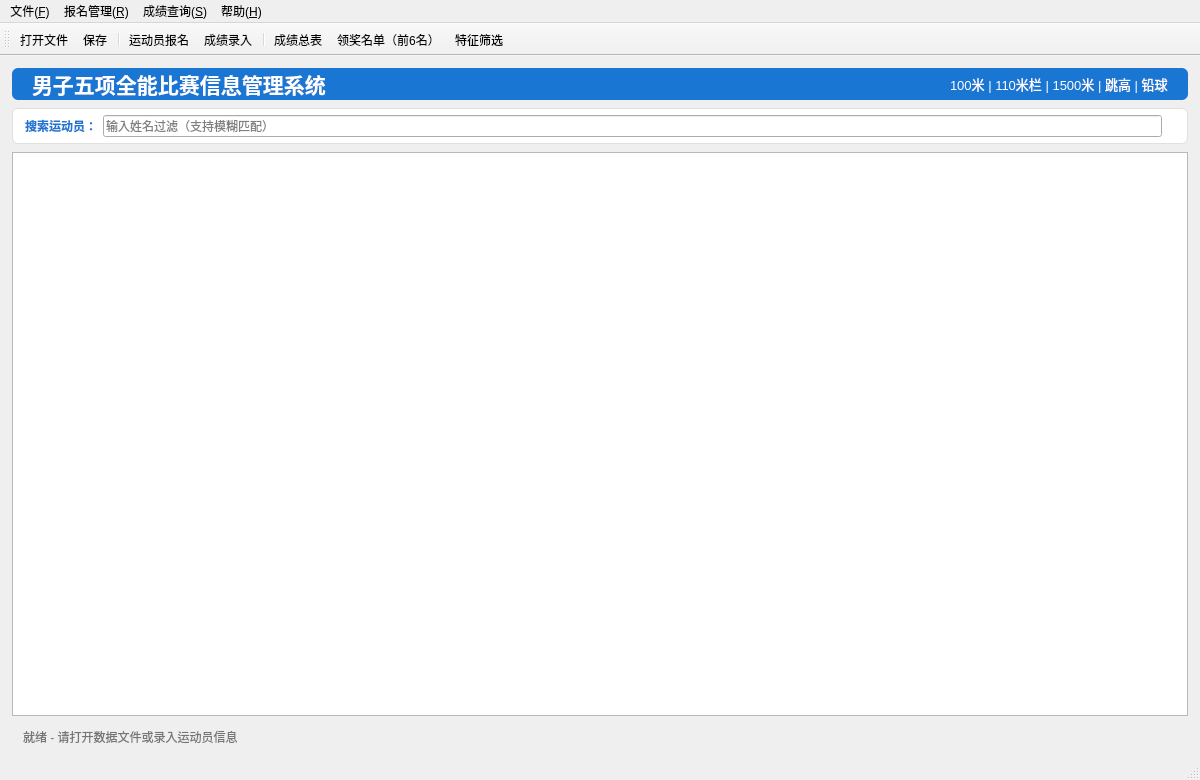
<?xml version="1.0" encoding="UTF-8"?>
<ui version="4.0">
 <class>MainWindow</class>
 <widget class="QMainWindow" name="MainWindow">
  <property name="geometry">
   <rect>
    <x>0</x>
    <y>0</y>
    <width>1200</width>
    <height>780</height>
   </rect>
  </property>
  <property name="windowTitle">
   <string>男子五项全能比赛信息管理系统</string>
  </property>
  <property name="layoutDirection">
   <enum>Qt::LayoutDirection::LeftToRight</enum>
  </property>
  <property name="styleSheet">
   <string notr="true"/>
  </property>
  <widget class="QWidget" name="centralwidget">
   <layout class="QVBoxLayout" name="centralLayout">
    <property name="spacing">
     <number>8</number>
    </property>
    <property name="leftMargin">
     <number>12</number>
    </property>
    <property name="topMargin">
     <number>12</number>
    </property>
    <property name="rightMargin">
     <number>12</number>
    </property>
    <property name="bottomMargin">
     <number>8</number>
    </property>
    <item>
     <widget class="QFrame" name="headerFrame">
      <property name="minimumSize">
       <size>
        <width>0</width>
        <height>0</height>
       </size>
      </property>
      <property name="maximumSize">
       <size>
        <width>16777215</width>
        <height>56</height>
       </size>
      </property>
      <property name="font">
       <font>
        <pointsize>9</pointsize>
       </font>
      </property>
      <property name="styleSheet">
       <string notr="true">QFrame#headerFrame {
    background: #1976D2;
    border-radius: 6px;
}</string>
      </property>
      <property name="frameShape">
       <enum>QFrame::Shape::StyledPanel</enum>
      </property>
      <property name="frameShadow">
       <enum>QFrame::Shadow::Raised</enum>
      </property>
      <layout class="QHBoxLayout" name="headerLayout">
       <property name="leftMargin">
        <number>20</number>
       </property>
       <property name="topMargin">
        <number>0</number>
       </property>
       <property name="rightMargin">
        <number>20</number>
       </property>
       <property name="bottomMargin">
        <number>0</number>
       </property>
       <item>
        <widget class="QLabel" name="labelAppTitle">
         <property name="styleSheet">
          <string notr="true">color: #FFFFFF; font-size: 16pt; font-weight: bold;</string>
         </property>
         <property name="text">
          <string>男子五项全能比赛信息管理系统</string>
         </property>
        </widget>
       </item>
       <item>
        <spacer name="headerSpacer">
         <property name="orientation">
          <enum>Qt::Orientation::Horizontal</enum>
         </property>
         <property name="sizeHint" stdset="0">
          <size>
           <width>40</width>
           <height>20</height>
          </size>
         </property>
        </spacer>
       </item>
       <item>
        <widget class="QLabel" name="labelEventInfo">
         <property name="styleSheet">
          <string notr="true">color: white; font-size: 10pt;</string>
         </property>
         <property name="text">
          <string>100米 | 110米栏 | 1500米 | 跳高 | 铅球</string>
         </property>
        </widget>
       </item>
      </layout>
     </widget>
    </item>
    <item>
     <widget class="QFrame" name="searchFrame">
      <property name="sizePolicy">
       <sizepolicy hsizetype="Preferred" vsizetype="Fixed">
        <horstretch>0</horstretch>
        <verstretch>0</verstretch>
       </sizepolicy>
      </property>
      <property name="styleSheet">
       <string notr="true">QFrame#searchFrame { background: #FFFFFF; border-radius: 6px; border: 1px solid #E0E0E0; }</string>
      </property>
      <layout class="QHBoxLayout" name="searchLayout">
       <property name="leftMargin">
        <number>12</number>
       </property>
       <property name="topMargin">
        <number>6</number>
       </property>
       <property name="rightMargin">
        <number>12</number>
       </property>
       <property name="bottomMargin">
        <number>6</number>
       </property>
       <item>
        <widget class="QLabel" name="labelSearch">
         <property name="styleSheet">
          <string notr="true">color: #1976D2; font-size: 9pt; font-weight: bold;</string>
         </property>
         <property name="text">
          <string>搜索运动员：</string>
         </property>
        </widget>
       </item>
       <item>
        <widget class="QLineEdit" name="searchEdit">
         <property name="placeholderText">
          <string>输入姓名过滤（支持模糊匹配）</string>
         </property>
         <property name="clearButtonEnabled">
          <bool>true</bool>
         </property>
        </widget>
       </item>
       <item>
        <widget class="QLabel" name="labelMatchCount">
         <property name="styleSheet">
          <string notr="true">color: #757575; font-size: 9pt;</string>
         </property>
         <property name="text">
          <string/>
         </property>
        </widget>
       </item>
      </layout>
     </widget>
    </item>
    <item>
     <widget class="QTableView" name="ShowInfotableView">
      <property name="alternatingRowColors">
       <bool>true</bool>
      </property>
      <property name="selectionMode">
       <enum>QAbstractItemView::SelectionMode::SingleSelection</enum>
      </property>
      <property name="selectionBehavior">
       <enum>QAbstractItemView::SelectionBehavior::SelectItems</enum>
      </property>
      <property name="showGrid">
       <bool>true</bool>
      </property>
      <property name="sortingEnabled">
       <bool>false</bool>
      </property>
     </widget>
    </item>
    <item>
     <widget class="QLabel" name="labelViewTitle">
      <property name="styleSheet">
       <string notr="true">color: #757575; font-size: 9pt; padding: 4px 8px;</string>
      </property>
      <property name="text">
       <string>就绪 - 请打开数据文件或录入运动员信息</string>
      </property>
     </widget>
    </item>
   </layout>
  </widget>
  <widget class="QMenuBar" name="menubar">
   <property name="geometry">
    <rect>
     <x>0</x>
     <y>0</y>
     <width>1200</width>
     <height>24</height>
    </rect>
   </property>
   <widget class="QMenu" name="menuFile">
    <property name="title">
     <string>文件(&amp;F)</string>
    </property>
    <addaction name="actionOpen"/>
    <addaction name="actionSave"/>
    <addaction name="separator"/>
    <addaction name="actionExit"/>
    <addaction name="separator"/>
   </widget>
   <widget class="QMenu" name="menuSignup">
    <property name="title">
     <string>报名管理(&amp;R)</string>
    </property>
    <addaction name="actionSignup"/>
    <addaction name="actionResultInput"/>
    <addaction name="separator"/>
    <addaction name="actionViewSignup"/>
    <addaction name="separator"/>
   </widget>
   <widget class="QMenu" name="menuQuery">
    <property name="title">
     <string>成绩查询(&amp;S)</string>
    </property>
    <addaction name="actionViewGrade"/>
    <addaction name="actionViewWinners"/>
    <addaction name="separator"/>
    <addaction name="actionFilter"/>
   </widget>
   <widget class="QMenu" name="menuHelp">
    <property name="title">
     <string>帮助(&amp;H)</string>
    </property>
    <addaction name="actionAbout"/>
   </widget>
   <addaction name="menuFile"/>
   <addaction name="menuSignup"/>
   <addaction name="menuQuery"/>
   <addaction name="menuHelp"/>
  </widget>
  <widget class="QStatusBar" name="statusbar"/>
  <widget class="QToolBar" name="toolBar">
   <property name="windowTitle">
    <string>工具栏</string>
   </property>
   <property name="toolButtonStyle">
    <enum>Qt::ToolButtonStyle::ToolButtonTextBesideIcon</enum>
   </property>
   <attribute name="toolBarArea">
    <enum>TopToolBarArea</enum>
   </attribute>
   <attribute name="toolBarBreak">
    <bool>false</bool>
   </attribute>
   <addaction name="actionOpen"/>
   <addaction name="actionSave"/>
   <addaction name="separator"/>
   <addaction name="actionSignup"/>
   <addaction name="actionResultInput"/>
   <addaction name="separator"/>
   <addaction name="actionViewGrade"/>
   <addaction name="actionViewWinners"/>
   <addaction name="actionFilter"/>
  </widget>
  <action name="actionOpen">
   <property name="icon">
    <iconset resource="qrc.qrc">
     <normaloff>:/icons/icons/15.ico</normaloff>:/icons/icons/15.ico</iconset>
   </property>
   <property name="text">
    <string>打开文件...</string>
   </property>
   <property name="toolTip">
    <string>打开数据文件</string>
   </property>
   <property name="shortcut">
    <string>Ctrl+O</string>
   </property>
  </action>
  <action name="actionSave">
   <property name="icon">
    <iconset resource="qrc.qrc">
     <normaloff>:/icons/icons/save1.bmp</normaloff>:/icons/icons/save1.bmp</iconset>
   </property>
   <property name="text">
    <string>保存</string>
   </property>
   <property name="toolTip">
    <string>保存数据到文件</string>
   </property>
   <property name="shortcut">
    <string>Ctrl+S</string>
   </property>
  </action>
  <action name="actionExit">
   <property name="icon">
    <iconset resource="qrc.qrc">
     <normaloff>:/icons/icons/delete1.bmp</normaloff>:/icons/icons/delete1.bmp</iconset>
   </property>
   <property name="text">
    <string>退出</string>
   </property>
   <property name="shortcut">
    <string>Ctrl+Q</string>
   </property>
  </action>
  <action name="actionSignup">
   <property name="icon">
    <iconset resource="qrc.qrc">
     <normaloff>:/icons/icons/per.bmp</normaloff>:/icons/icons/per.bmp</iconset>
   </property>
   <property name="text">
    <string>运动员报名...</string>
   </property>
   <property name="toolTip">
    <string>录入运动员报名信息</string>
   </property>
   <property name="shortcut">
    <string>Ctrl+N</string>
   </property>
  </action>
  <action name="actionResultInput">
   <property name="icon">
    <iconset resource="qrc.qrc">
     <normaloff>:/icons/icons/preview1.bmp</normaloff>:/icons/icons/preview1.bmp</iconset>
   </property>
   <property name="text">
    <string>成绩录入...</string>
   </property>
   <property name="toolTip">
    <string>录入比赛成绩</string>
   </property>
   <property name="shortcut">
    <string>Ctrl+E</string>
   </property>
  </action>
  <action name="actionViewSignup">
   <property name="text">
    <string>查看报名表</string>
   </property>
   <property name="toolTip">
    <string>显示所有运动员报名信息</string>
   </property>
  </action>
  <action name="actionViewGrade">
   <property name="icon">
    <iconset resource="qrc.qrc">
     <normaloff>:/icons/icons/29.ico</normaloff>:/icons/icons/29.ico</iconset>
   </property>
   <property name="text">
    <string>成绩总表</string>
   </property>
   <property name="toolTip">
    <string>显示所有运动员成绩及排名</string>
   </property>
  </action>
  <action name="actionViewWinners">
   <property name="icon">
    <iconset resource="qrc.qrc">
     <normaloff>:/icons/icons/31.ico</normaloff>:/icons/icons/31.ico</iconset>
   </property>
   <property name="text">
    <string>领奖名单（前6名）</string>
   </property>
   <property name="toolTip">
    <string>显示前6名获奖运动员</string>
   </property>
  </action>
  <action name="actionFilter">
   <property name="icon">
    <iconset resource="qrc.qrc">
     <normaloff>:/icons/icons/828.bmp</normaloff>:/icons/icons/828.bmp</iconset>
   </property>
   <property name="text">
    <string>特征筛选...</string>
   </property>
   <property name="toolTip">
    <string>按身高/体重筛选运动员</string>
   </property>
  </action>
  <action name="actionAbout">
   <property name="text">
    <string>关于</string>
   </property>
  </action>
 </widget>
 <resources>
  <include location="qrc.qrc"/>
 </resources>
 <connections/>
</ui>
